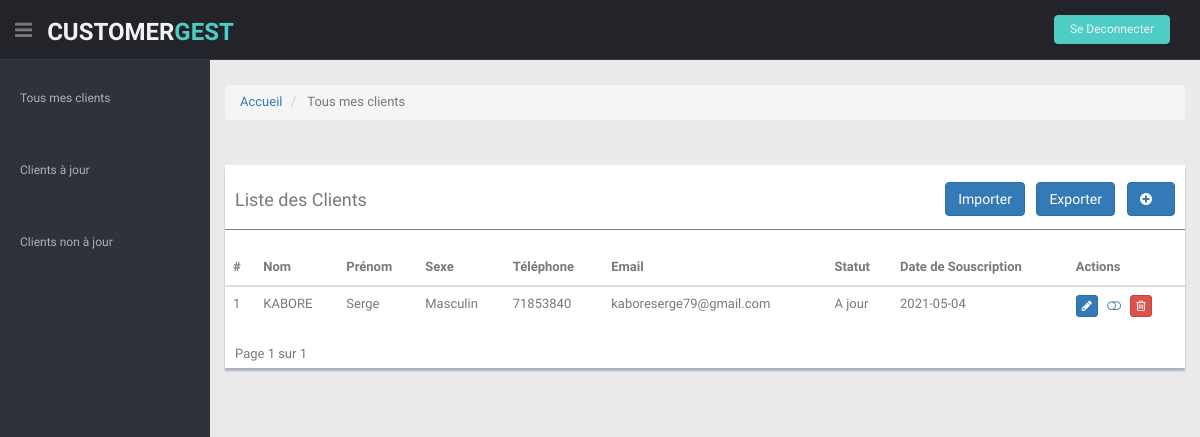
Screenshot of /homepage with the database file from the repository.
### gestionClient/models/client.py (models this page shows, shortened)
class Client(models.Model):
    nom_cl = models.CharField(max_length=100)
    prenom_cl = models.CharField(max_length=100)
    email_cl = models.EmailField()
    sexe_cl = models.CharField(max_length=50)
    phone_cl = models.CharField(max_length=50)
    statut_cl = models.BooleanField(default=False)
    date = models.CharField(max_length=100)
    @staticmethod
    def get_all_client():
        return Client.objects.all()
    @staticmethod
    def get_all_clientAJ():
        return Client.objects.filter(statut_cl=True)
    @staticmethod
    def get_all_clientNAJ():
        return Client.objects.filter(statut_cl=False)

### gestionClient/views/home.py (the view, shortened to what this page needs)
# urls.py: path('homepage', home.Index.as_view(), name='homepage'),
class Index(View):
    def get(self, request):
        data = {}
        clients = Client.get_all_client()
        clientsAj = Client.get_all_clientAJ()
        clientsNAj = Client.get_all_clientNAJ()
        paginator=Paginator(clients, 6)
        page_number = request.GET.get("page")
        page_obj = Paginator.get_page(paginator, page_number)
        data['page_obj'] = page_obj
        return render(request, 'index.html', data)

### gestionClient/templates/index.html (shortened to what this page needs)
{% extends "base.html" %}
{% block PageTitle %}
    Tous mes clients
{% endblock %}
{% block Content %}
<div class="col-md-12">
    <div class="content-panel mt">
        <div class="table-responsive">
            <table class="table table-hover">
                <div>
                    <h4>Liste des Clients</h4>
                    <button type="button"  class="btn btn-primary pull-right"  data-toggle="modal" data-target="#exampleModal1" data-whatever="@mdo"
                    style="margin-top: -37px; margin-right: 160px;">Importer</button>
                    <a class="btn btn-primary pull-right"style="margin-top: -37px; margin-right: 70px;" href="/exportExcel">Exporter</a>
                    <button type="button"  class="btn btn-primary pull-right"  data-toggle="modal" data-target="#exampleModal" data-whatever="@mdo"
                    style="margin-top: -37px; margin-right: 10px;"><i class="fa fa-plus-circle" style="padding-right: 10px;"></i></button>
                </div>
                <hr>
                <thead>
                    <tr>
                    <th>#</th>
                    <th>Nom</th>
                    <th>Prénom</th>
                    <th>Sexe</th>
                    <th>Téléphone</th>
                    <th>Email</th>
                    <th>Statut</th>
                    <th>Date de Souscription</th>
                    <th>Actions</th>
                    </tr>
                </thead>
                <tbody>
                    {%for clients in page_obj %}
                    <tr>
                        <td>{{forloop.counter}}</td>
                        <td>{{clients.nom_cl}}</td>
                        <td>{{clients.prenom_cl}}</td>
                        <td>{{clients.sexe_cl}}</td>
                        <td>{{clients.phone_cl}}</td>
                        <td>{{clients.email_cl}}</td>
                        {%if clients.statut_cl == True%}
                            <td>A jour</td>
                        {%endif%}
                        <td>{{clients.date}}</td>
                        <td>
                            <a href="/edit/{{clients.id}}" class="btn btn-primary btn-xs" data-toggle="tooltip" data-placement="right"
                            title="modifier"><i class="fa fa-pencil "></i></a>
                            <a href="/modifier_statut/{{clients.id}}" class="btn btn-secondary btn-xs" data-toggle="tooltip" data-placement="right"
                            title="modifier statut"><i class="fa fa-toggle-off "></i></a>
                            <a href="/delete/{{clients.id}}" class="btn btn-danger btn-xs" data-toggle="tooltip" data-placement="right"
                            title="Supprimer"><i class="fa fa-trash-o "></i></a>
                        </td>
                    </tr>
                    {%endfor%}
                </tbody>
            </table>
        </div>
        <div class="" style="margin-left: 10px;">
            Page {{page_obj.number}} sur {{page_obj.paginator.num_pages}}
        </div>
    </div>
</div>
{% endblock %}

### rows the page displays
Client: nom_cl "KABORE", prenom_cl "Serge", sexe_cl "Masculin", phone_cl "71853840", email_cl "kaboreserge79@gmail.com", statut_cl "A jour", date "2021-05-04"

### other values shown
{{ page_obj.number }} "1"
{{ page_obj.paginator.num_pages }} "1"
